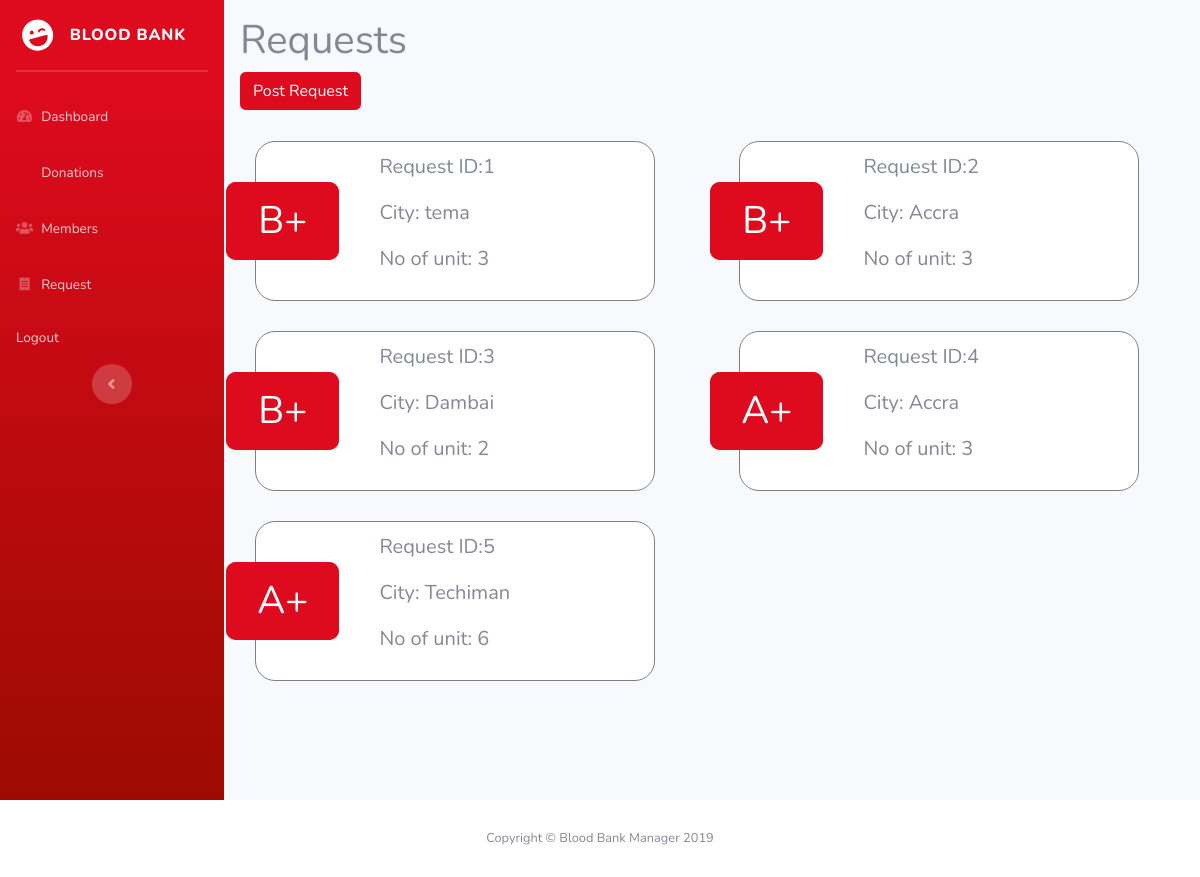
Screenshot of /camp_manager/request.php with the database file from the repository.
### tables this page shows
CREATE TABLE IF NOT EXISTS `request` (
  `rqid` int(11) NOT NULL AUTO_INCREMENT,
  `city` int(5) DEFAULT NULL,
  `bloodGroup` varchar(5) DEFAULT NULL,
  `nb_of_units` int(2) DEFAULT NULL,
  `datetime` timestamp NOT NULL DEFAULT CURRENT_TIMESTAMP,
  PRIMARY KEY (`rqid`),
  KEY `city` (`city`)
);

CREATE TABLE IF NOT EXISTS `city` (
  `cid` int(5) NOT NULL AUTO_INCREMENT,
  `c_name` varchar(255) DEFAULT NULL,
  `region` int(3) DEFAULT NULL,
  PRIMARY KEY (`cid`),
  KEY `region` (`region`)
);

### camp_manager/request.php (the view)
<?php
include_once 'inc/head.php';
try {
    include 'connect.php';
	$stmt = $DB->query('SELECT * FROM request INNER JOIN city on city = cid');?>
<?php
include_once 'inc/head.php';
?>
<body id="page-top">
  <div id="wrapper">
    <?php include 'inc/sidebar.php';?>
    <div id="content-wrapper" class="d-flex flex-column container p-3">
      <div id="content">
          <h1>Requests</h1>
<a href="add-request.php" class=" btn btn-primary mb-3">Post Request</a>
        <div class="row">
        <?php
	while($row = $stmt->fetch()){
              echo  '<div class="col-md-6">
                    <div class="card request">
                        <div class="request-bg">
                            <span class="blood-group">'.$row['bloodGroup'].'</span>
                        </div>
                        <div class="request-info">
                            <p>Request ID:'.$row['rqid'].'</p>
                            <p>City: '.$row['c_name'].'</p>
                            <p>No of unit: '.$row['nb_of_units'].'</p>
                        </div>
                    </div></div>';
    }?>
                </div>
     <?php
} catch(PDOException $e) {
		    echo $e->getMessage();
        }
        include_once 'inc/footer.php';
	?>

### camp_manager/inc/head.php (style rules this page uses)
.donor, .camp, .unit, .donation, .request { display: flex; flex-direction: row; width: 350px; margin: 15px; border: 1px solid grey; position: relative; border-radius: 20px; align-items: center; padding: 10px; }
.donor-group, .unit-group, .blood-group, .request-bg { width: 30%; display: flex; justify-content: center; align-items: center; font-size: 2.4rem; color: white; position: relative; left: -25px; border-radius: 10px; padding: 10px; }
.donation,.request { width: 400px; padding: 10px; font-size: 20px; }
.blood-group, .request-bg { background: #DE0A1E; left: -40px; top: 0; padding: 25px 10px; }
.request-bg { padding: 0; border-radius: 5px; overflow: hidden; }
.request-bg .blood-group { padding: 10px; }
.request-bg { display: flex; flex-direction: column; align-items: stretch; text-align: center; border-radius: 10px; }
.request-bg .blood-group { width: 100%; left:0; border-radius: 0; background: #DE0A1E; }

### rows the page displays
request: bloodGroup "B+", rqid "1", city.c_name "tema", nb_of_units "3"
request: bloodGroup "B+", rqid "2", city.c_name "Accra", nb_of_units "3"
request: bloodGroup "B+", rqid "3", city.c_name "Dambai", nb_of_units "2"
request: bloodGroup "A+", rqid "4", city.c_name "Accra", nb_of_units "3"
request: bloodGroup "A+", rqid "5", city.c_name "Techiman", nb_of_units "6"
